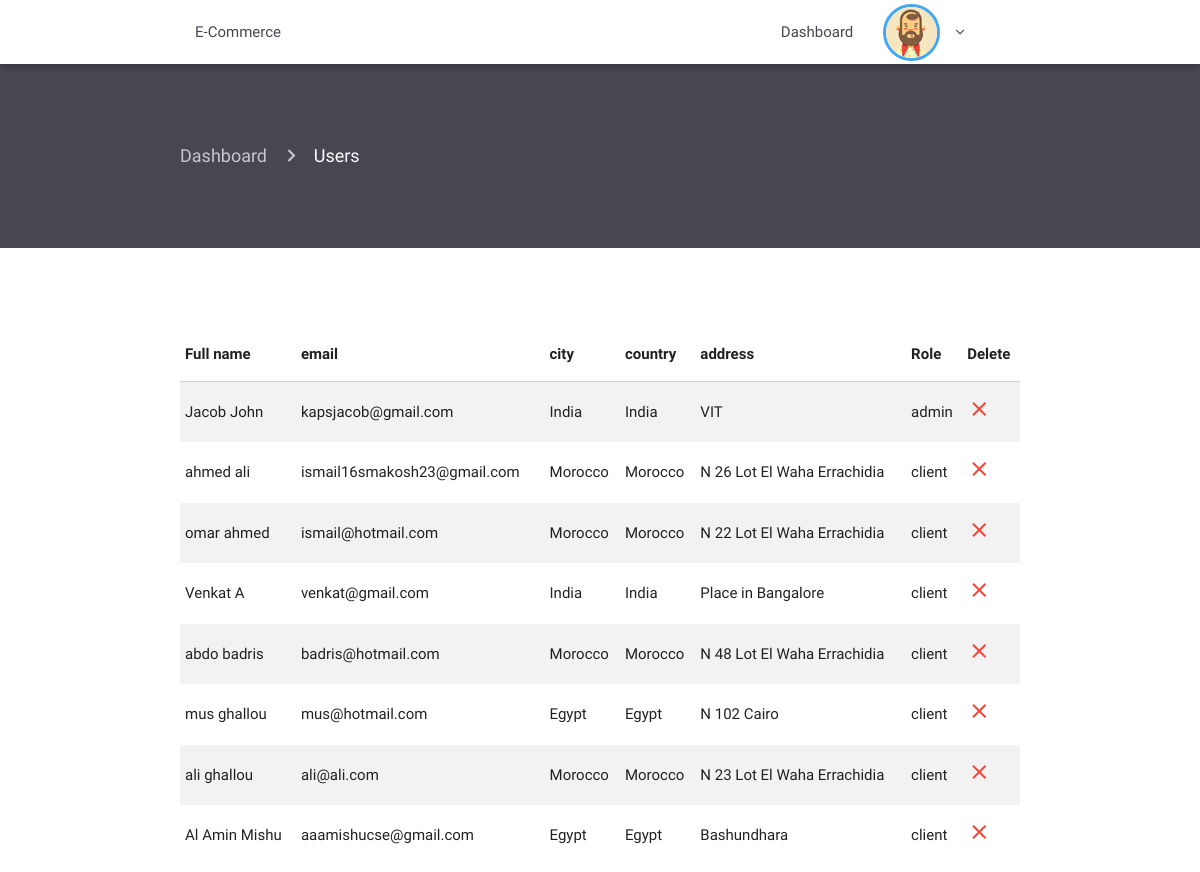
/ecom/admin/allusers.php (signed in), run on the app's committed database.
### tables this page shows
CREATE TABLE `users` (
  `id` int(11) NOT NULL,
  `email` varchar(100) NOT NULL,
  `firstname` varchar(1000) NOT NULL,
  `lastname` varchar(1000) NOT NULL,
  `password` varchar(1000) NOT NULL,
  `address` varchar(1000) NOT NULL,
  `city` varchar(1000) NOT NULL,
  `country` varchar(1000) NOT NULL,
  `role` varchar(1000) NOT NULL
);

### ecom/admin/allusers.php (the view, shortened to what this page needs)
<?php
require 'includes/header.php';
require 'includes/navconnected.php';
?>
<div class="container-fluid product-page">
    <div class="container current-page">
        <nav>
            <div class="nav-wrapper">
                <div class="col s12">
                    <a href="index.php" class="breadcrumb">Dashboard</a>
                    <a href="allusers.php" class="breadcrumb">Users</a>
                </div>
            </div>
        </nav>
    </div>
</div>
<div class="container scroll">
    <table class="highlight striped">
        <thead>
            <tr>
                <th data-field="lastname">Full name</th>
                <th data-field="email">email</th>
                <th data-field="city">city</th>
                <th data-field="country">country</th>
                <th data-field="address">address</th>
                <th data-field="role">Role</th>
                <th data-field="delete">Delete</th>
            </tr>
        </thead>
        <tbody>
            <?php
            include '../db.php';
            $queryuser = "SELECT id, email, firstname, lastname, address, city, country, role FROM users";
            $resultuser = $connection->query($queryuser);
            if ($resultuser->num_rows > 0) {
                while ($rowuser = $resultuser->fetch_assoc()) {
                    $id_user = $rowuser['id'];
                    $firstname = $rowuser['firstname'];
                    $lasttname = $rowuser['lastname'];
                    $email = $rowuser['email'];
                    $country = $rowuser['country'];
                    $address = $rowuser['address'];
                    $role = $rowuser['role'];
            ?>
                    <tr>
                        <td><?php echo " $firstname " . " $lasttname"; ?></td>
                        <td><?= $email; ?></td>
                        <td><?= $country; ?></td>
                        <td><?= $country; ?></td>
                        <td><?= $address; ?></td>
                        <td><?= $role; ?></td>
                        <td><a href="deleteuser.php?id=<?= $id_user; ?>"><i class="material-icons red-text">close</i></a></td>
                    </tr>
            <?php }
            }  ?>
        </tbody>
    </table>
</div>
<?php require 'includes/footer.php'; ?>

### ecom/admin/src/css/style.css (style rules this page uses)
.scroll { height: 600px !important; overflow-y: scroll; padding-top: 80px; padding-bottom: 60px; }
.product-page { padding-top: 60px; padding-bottom: 60px; background-color: #494551; }
.product-page nav { background: none; box-shadow: none; }
.material-icons { font-family: 'Material Icons'; font-weight: normal; font-style: normal; font-size: 24px; line-height: 1; letter-spacing: normal; text-transform: none; display: inline-block; white-space: nowrap; word-wrap: normal; direction: ltr; -webkit-font-feature-settings: 'liga'; -webkit-font-smoothing: antialiased; }

### data on the page
users: firstname "Jacob", lastname "John", email "kapsjacob@gmail.com", country "India", address "VIT", role "admin"
users: firstname "ahmed", lastname "ali", email "ismail16smakosh23@gmail.com", country "Morocco", address "N 26 Lot El Waha Errachidia", role "client"
users: firstname "omar", lastname "ahmed", email "ismail@hotmail.com", country "Morocco", address "N 22 Lot El Waha Errachidia", role "client"
users: firstname "Venkat", lastname "A", email "venkat@gmail.com", country "India", address "Place in Bangalore", role "client"
users: firstname "abdo", lastname "badris", email "badris@hotmail.com", country "Morocco", address "N 48 Lot El Waha Errachidia", role "client"
users: firstname "mus", lastname "ghallou", email "mus@hotmail.com", country "Egypt", address "N 102 Cairo", role "client"
users: firstname "ali", lastname "ghallou", email "ali@ali.com", country "Morocco", address "N 23 Lot El Waha Errachidia", role "client"
users: firstname "Al Amin", lastname "Mishu", email "aaamishucse@gmail.com", country "Egypt", address "Bashundhara", role "client"
